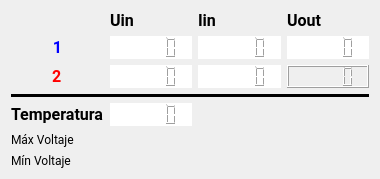
    <widget class="QWidget" name="scrollAreaWidgetContents">
     <property name="geometry">
      <rect>
       <x>0</x>
       <y>0</y>
       <width>380</width>
       <height>171</height>
      </rect>
     </property>
     <layout class="QGridLayout" name="gridLayout">
      <item row="7" column="0">
       <widget class="QLabel" name="label_9">
        <property name="font">
         <font>
          <family>Roboto</family>
          <pointsize>12</pointsize>
          <weight>75</weight>
          <bold>true</bold>
         </font>
        </property>
        <property name="text">
         <string>Temperatura</string>
        </property>
       </widget>
      </item>
      <item row="4" column="1">
       <widget class="QLCDNumber" name="lcd_mppt_2_uin">
        <property name="styleSheet">
         <string notr="true">background-color: rgb(255, 255, 255);
background: ;
border: none;
background-repeat: ;

color: rgb(255, 0, 0);</string>
        </property>
       </widget>
      </item>
      <item row="1" column="3">
       <widget class="QLabel" name="label_2">
        <property name="font">
         <font>
          <family>Roboto</family>
          <pointsize>12</pointsize>
          <weight>75</weight>
          <bold>true</bold>
         </font>
        </property>
        <property name="styleSheet">
         <string notr="true">background-color: transparent;
background: none;
border: none;
background-repeat: none;</string>
        </property>
        <property name="text">
         <string>Uout</string>
        </property>
       </widget>
      </item>
      <item row="2" column="1">
       <widget class="QLCDNumber" name="lcd_mppt_1_uin">
        <property name="styleSheet">
         <string notr="true">background-color: rgb(255, 255, 255);
background: ;
border: none;
background-repeat: ;
color: rgb(85, 0, 255);</string>
        </property>
       </widget>
      </item>
      <item row="2" column="2">
       <widget class="QLCDNumber" name="lcd_mppt_1_iin">
        <property name="styleSheet">
         <string notr="true">background-color: rgb(255, 255, 255);
background: ;
border: none;
background-repeat: ;
color: rgb(85, 0, 255);</string>
        </property>
       </widget>
      </item>
      <item row="4" column="2">
       <widget class="QLCDNumber" name="lcd_mppt_2_iin">
        <property name="styleSheet">
         <string notr="true">background-color: rgb(255, 255, 255);
background: ;
border: none;
background-repeat: ;

color: rgb(255, 0, 0);</string>
        </property>
       </widget>
      </item>
      <item row="2" column="3">
       <widget class="QLCDNumber" name="lcd_mppt_1_uout">
        <property name="styleSheet">
         <string notr="true">background-color: rgb(255, 255, 255);
background: ;
border: none;
background-repeat: none;
color: rgb(0, 0, 0);</string>
        </property>
       </widget>
      </item>
      <item row="4" column="3">
       <widget class="QLCDNumber" name="lcd_mppt_2_uout"/>
      </item>
      <item row="2" column="0">
       <widget class="QLabel" name="label_7">
        <property name="font">
         <font>
          <family>Roboto</family>
          <pointsize>12</pointsize>
          <weight>75</weight>
          <bold>true</bold>
         </font>
        </property>
        <property name="layoutDirection">
         <enum>Qt::LeftToRight</enum>
        </property>
        <property name="autoFillBackground">
         <bool>false</bool>
        </property>
        <property name="styleSheet">
         <string notr="true">background-color: transparent;
background: none;
border: none;
background-repeat: none;
text-align: center;
color: blue;
padding: 2px auto;</string>
        </property>
        <property name="text">
         <string>1</string>
        </property>
        <property name="alignment">
         <set>Qt::AlignCenter</set>
        </property>
       </widget>
      </item>
      <item row="1" column="1">
       <widget class="QLabel" name="label_5">
        <property name="font">
         <font>
          <family>Roboto</family>
          <pointsize>12</pointsize>
          <weight>75</weight>
          <bold>true</bold>
         </font>
        </property>
        <property name="styleSheet">
         <string notr="true">background-color: transparent;
background: none;
border: none;
background-repeat: none;</string>
        </property>
        <property name="text">
         <string>Uin</string>
        </property>
       </widget>
      </item>
      <item row="1" column="2">
       <widget class="QLabel" name="label_6">
        <property name="font">
         <font>
          <family>Roboto</family>
          <pointsize>12</pointsize>
          <weight>75</weight>
          <bold>true</bold>
         </font>
        </property>
        <property name="styleSheet">
         <string notr="true">background-color: transparent;
background: none;
border: none;
background-repeat: none;</string>
        </property>
        <property name="text">
         <string>Iin</string>
        </property>
       </widget>
      </item>
      <item row="4" column="0">
       <widget class="QLabel" name="label_8">
        <property name="font">
         <font>
          <family>Roboto</family>
          <pointsize>12</pointsize>
          <weight>75</weight>
          <bold>true</bold>
         </font>
        </property>
        <property name="styleSheet">
         <string notr="true">background-color: transparent;
background: none;
border: none;
background-repeat: none;
padding: 2px auto;
color: red;</string>
        </property>
        <property name="text">
         <string>2</string>
        </property>
       </widget>
      </item>
      <item row="7" column="1">
       <widget class="QLCDNumber" name="lcd_mppt_temp_amb">
        <property name="styleSheet">
         <string notr="true">background-color: rgb(255, 255, 255);
background: ;
border: none;
background-repeat: none;
color: rgb(0, 0, 0);</string>
        </property>
       </widget>
      </item>
      <item row="10" column="0">
       <widget class="QLabel" name="label_20">
        <property name="font">
         <font>
          <family>Roboto</family>
         </font>
        </property>
        <property name="styleSheet">
         <string notr="true">background-color: transparent;
background: none;
border: none;
background-repeat: none;</string>
        </property>
        <property name="text">
         <string>Máx Voltaje</string>
        </property>
       </widget>
      </item>
      <item row="11" column="0">
       <widget class="QLabel" name="label_21">
        <property name="font">
         <font>
          <family>Roboto</family>
         </font>
        </property>
        <property name="styleSheet">
         <string notr="true">background-color: transparent;
background: none;
border: none;
background-repeat: none;</string>
        </property>
        <property name="text">
         <string>Mín Voltaje</string>
        </property>
       </widget>
      </item>
      <item row="5" column="0" rowspan="2" colspan="4">
       <widget class="Line" name="line">
        <property name="styleSheet">
         <string notr="true">background-color: #000000;
border: 0px none white;
height: 1px;
margin: 0;
padding: 0;</string>
        </property>
        <property name="orientation">
         <enum>Qt::Horizontal</enum>
        </property>
       </widget>
      </item>
     </layout>
    </widget>
